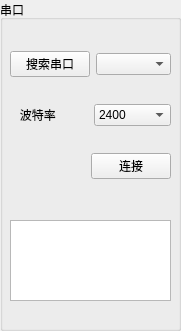
       <widget class="QGroupBox" name="groupBox">
        <property name="geometry">
         <rect>
          <x>790</x>
          <y>10</y>
          <width>181</width>
          <height>331</height>
         </rect>
        </property>
        <property name="styleSheet">
         <string notr="true"/>
        </property>
        <property name="title">
         <string>串口</string>
        </property>
        <widget class="QWidget" name="layoutWidget_2">
         <property name="geometry">
          <rect>
           <x>10</x>
           <y>30</y>
           <width>161</width>
           <height>170</height>
          </rect>
         </property>
         <layout class="QVBoxLayout" name="verticalLayout">
          <item>
           <layout class="QHBoxLayout" name="horizontalLayout">
            <item>
             <widget class="QPushButton" name="searchComPushButton">
              <property name="text">
               <string>搜索串口</string>
              </property>
              <property name="icon">
               <iconset resource="pic.qrc">
                <normaloff>:/new/prefix1/picture/magnifying_glass.png</normaloff>:/new/prefix1/picture/magnifying_glass.png</iconset>
              </property>
              <property name="iconSize">
               <size>
                <width>16</width>
                <height>16</height>
               </size>
              </property>
             </widget>
            </item>
            <item>
             <widget class="QComboBox" name="comNumberComboBox"/>
            </item>
           </layout>
          </item>
          <item>
           <layout class="QHBoxLayout" name="horizontalLayout_2">
            <item>
             <widget class="QLabel" name="label_2">
              <property name="text">
               <string>   波特率</string>
              </property>
             </widget>
            </item>
            <item>
             <widget class="QComboBox" name="boundaryComboBox">
              <item>
               <property name="text">
                <string>2400</string>
               </property>
              </item>
              <item>
               <property name="text">
                <string>4800</string>
               </property>
              </item>
              <item>
               <property name="text">
                <string>9600</string>
               </property>
              </item>
              <item>
               <property name="text">
                <string>19200</string>
               </property>
              </item>
              <item>
               <property name="text">
                <string>38400</string>
               </property>
              </item>
              <item>
               <property name="text">
                <string>57600</string>
               </property>
              </item>
              <item>
               <property name="text">
                <string>115200</string>
               </property>
              </item>
             </widget>
            </item>
           </layout>
          </item>
          <item>
           <layout class="QHBoxLayout" name="horizontalLayout_6">
            <item>
             <spacer name="horizontalSpacer">
              <property name="orientation">
               <enum>Qt::Horizontal</enum>
              </property>
              <property name="sizeHint" stdset="0">
               <size>
                <width>40</width>
                <height>20</height>
               </size>
              </property>
             </spacer>
            </item>
            <item>
             <widget class="QPushButton" name="dataConnectPushButton">
              <property name="text">
               <string>连接</string>
              </property>
             </widget>
            </item>
           </layout>
          </item>
         </layout>
        </widget>
        <widget class="QTextEdit" name="dateTextEdit">
         <property name="geometry">
          <rect>
           <x>10</x>
           <y>220</y>
           <width>161</width>
           <height>81</height>
          </rect>
         </property>
        </widget>
       </widget>
